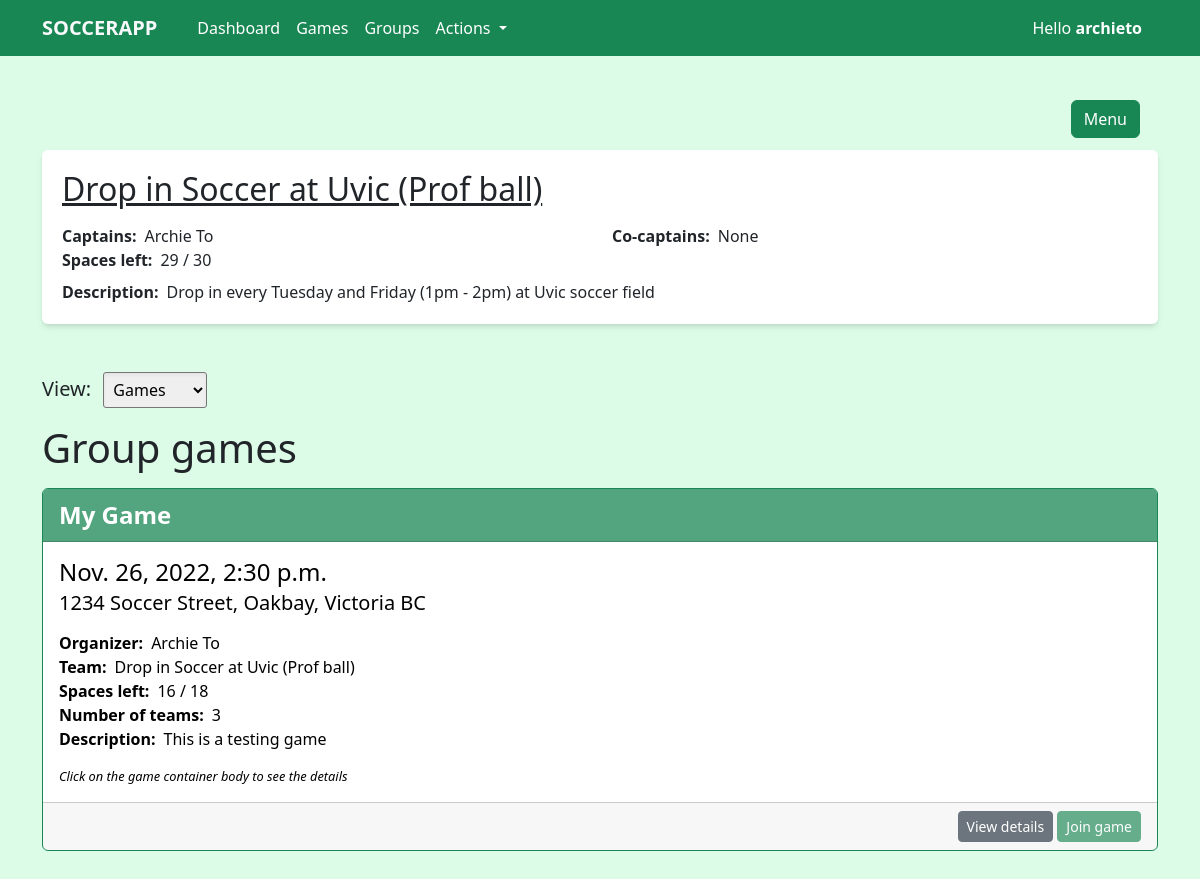
Screenshot of /group/5 (signed in) with the database file from the repository.
### soccer/models.py (models this page shows, shortened)
class Team(models.Model):
    name = models.CharField(max_length=50, null=False, blank=False)
    max_member_num = models.IntegerField(null=True, blank=True)
    members = models.ManyToManyField(User)
    description = models.CharField(max_length=300, null=False, blank=False)
    class Meta:
        db_table = 'soccer_team'
        ordering = ['name']
    def get_captain(self):
        return self.teamadmin_set.get(captain=True)
    def get_cocaptains_str(self):
        cocaptains = self.teamadmin_set.filter(captain=False)
        cocaptains_str = ''
        for cocaptain in cocaptains:
            cocaptains_str += f'{cocaptain.name}, '
        return cocaptains_str[:-2] if cocaptains_str != '' else 'None'

class TeamAdmin(models.Model):
    team = models.ForeignKey(Team, on_delete=models.CASCADE, null=False, blank=False)
    user = models.ForeignKey(User, on_delete=models.CASCADE, null=False, blank=False)
    captain = models.BooleanField(null=False, blank=False)
    class Meta:
        db_table = 'soccer_team_admin'
        ordering = ['user']

class User(models.Model):
    phone_number = models.CharField(max_length=10, null=False, blank=False, validators=[RegexValidator(regex='[0-9]{10}')])
    name = models.CharField(max_length=30, null=False, blank=False)
    last_active = models.DateTimeField(auto_now=True)
    class Meta:
        db_table = 'soccer_user'
        ordering = ['name']
    def __str__(self):
        return self.name
    def get_managed_teams(self):
        teams = []
        for teamadmin in self.teamadmin_set.all():
            teams.append(teamadmin.team)
        return teams

class Game(models.Model):
    name = models.CharField(max_length=50, null=False, blank=False)
    team = models.ForeignKey(Team, on_delete=models.CASCADE, null=True, blank=True)
    organizers = models.ManyToManyField(User)
    date = models.DateTimeField(null=False, blank=False)
    location = models.CharField(max_length=200, null=False, blank=False, default='location')
    max_player_num = models.IntegerField(null=True, blank=True)
    team_num = models.IntegerField(default=2, validators=[MinValueValidator(1), MaxValueValidator(8)])
    visible_to_everyone = models.BooleanField(default=True)
    description = models.CharField(max_length=300, null=False, blank=False)
    class Meta:
        db_table = 'soccer_team_game'
        ordering = ['date']
    def total_players(self):
        players = 0
        for team in self.gameteam_set.all():
            players = players + team.players.count()
        return players
    def get_creator(self):
        return self.organizers.first()
    def get_players(self):
        players = []
        for team in self.gameteam_set.all():
            players.extend(team.players.all())
        return players

class GameTeam(models.Model):
    players = models.ManyToManyField(User)
    game = models.ForeignKey(Game, on_delete=models.CASCADE, null=False, blank=False)
    team_number = models.IntegerField(null=False, blank=False)
    class Meta:
        db_table = 'soccer_game_team'
        ordering = ['game']

### soccer/views.py (the view)
# urls.py: path('group/<int:group_id>', views.GroupDetailView.as_view(), name='group_detail'),
class GroupDetailView(DetailView):
    model = Team
    template_name = "soccer/group_detail.html"
    pk_url_kwarg = "group_id"
    context_object_name = "group_detail"

### soccer/templatetags/soccer_extras.py (called while the page is built)
@register.filter
def subtract(value, arg):
    return value - arg

### soccer_app/global_contexts.py (called while the page is built, shortened)
def get_user(request):
    user_id = request.session.get('user_id', None)
    name = request.session.get('name')
    phone_number = request.session.get('phone_number')
    return {
        'user': User.objects.get(id=user_id),
        'user_id': user_id,
        'name': name,
        'phone_number': phone_number
    }

### templates/soccer/group_detail.html (shortened to what this page needs)
{% extends 'base.html' %}
{% load soccer_extras %}
{% block content %}
<div class="container mt-150">
    <div class="box-container">
        <h2 class="text-underline">{{ group_detail.name }}</h1>
        <div class="mt-3">
            <div class="row">
                <div class="col-md-6"><strong class="me-2">Captains:</strong>{{ group_detail.get_captain.user.name }}</div>
                <div class="col-md-6"><strong class="me-2">Co-captains:</strong>{{ group_detail.get_cocaptains_str }}</div>
            </div>
            <div class="row">
                <div class="col-md-6"><strong class="me-2">Spaces left:</strong>{% if group_detail.max_member_num %}{{ group_detail.max_member_num|subtract:group_detail.members.count }} / {{group_detail.max_member_num}}{% else %}Unlimited{% endif %}</div>
            </div>
            <div class="mt-2"><strong class="me-2">Description:</strong>{{ group_detail.description }}</div>
        </div>
    </div>
    <label class="fs-5 me-2 mt-5">View:</label>
    <select class="custom-select-tag mt-5">
        <option value="games" selected>Games</option>
    </select>
    <div class="game-container mt-3">
        <h1 class="mb-3">Group games</h1>
        {% if group_detail.game_set.count != 0 %}
        {% for game in group_detail.game_set.all %}
        {% include 'soccer/components/container/game.html' %}
        {% endfor %}
        {% else %}
        <p class="fs-4 text-center">No games found</p>
        {% endif %}
    </div>
</div>
{% endblock %}

### templates/soccer/components/container/game.html
{% load soccer_extras %}
<div class="card mt-3 border-success">
    <div class="card-header bg-success bg-opacity-75 text-white fw-semibold fs-4">
        {{ game.name }}
    </div>
    <a class="text-black" style="text-decoration: none;" href="/game/{{game.id}}">
        <div class="card-body game-body">
            <h4 class="card-title">{{ game.date }}</h4>
            <h5 class="card-subtitle">{{ game.location }}</h5>
            <div class="card-text mt-3">
                <div><strong class="me-2">Organizer:</strong>{{ game.get_creator }}</div>
                <div><strong class="me-2">Team:</strong>{% if game.team %}{{ game.team.name }}{% else %}Not a team{% endif %}</div>
                <div><strong class="me-2">Spaces left:</strong>{{ game.max_player_num|subtract:game.total_players }} / {{game.max_player_num}}</div>
                <div><strong class="me-2">Number of teams:</strong>{{ game.team_num }}</div>
                <div><strong class="me-2">Description:</strong>{{ game.description }}</div>
                <div class="mt-3 fst-italic helper-text">Click on the game container body to see the details</div>
            </div>
        </div>
    </a>
    <div class="card-footer">
        <div class="w-fit ms-auto">
            {% if request.path == '/' %}
            <button type="button" class="btn btn-danger btn-sm" data-bs-toggle="modal" data-bs-target="#deleteGame{{ game.id }}ConfirmationModal">Delete game</button>
            <button type="button" class="btn btn-primary btn-sm" data-bs-toggle="modal" data-bs-target="#editGame{{ game.id }}FormModal">Edit game</button>
            {% else %}
            <a href="/game/{{ game.id }}" type="button" class="btn btn-secondary btn-sm">View details</a>
            <a href="/join_game/{{ game.id }}" type="button" class="btn btn-success btn-sm {% if user in game.get_players %}disabled{% endif %}">Join game</a>
            {% endif %}
        </div>
    </div>
</div>

### static/style/base.css (style rules this page uses)
* { margin: 0; box-sizing: border-box; font-size: 12px; }
body { background-color: rgb(220 252 231); padding-bottom: 100px; }
.box-container { margin-left: auto; margin-right: auto; padding: 20px; box-shadow: 0 4px 6px -1px rgb(0 0 0 / 0.1), 0 2px 4px -2px rgb(0 0 0 / 0.1); background-color: #ffffff; border-radius: 0.375rem; }
.game-body { transition-duration: 0.25s; }
.helper-text { font-size: .8em; }
.custom-select-tag { width: fit-content; padding: 5px; border-radius: 3px; box-shadow: inset 0 2px 4px 0 rgb(0 0 0 / 0.05); }
@media only screen and (min-width: 768px) { * { font-size: 16px; } }

### static/style/utilities.css (style rules this page uses)
.mt-150 { margin-top: 150px; }
.text-underline { text-decoration: underline; }
.w-fit { width: fit-content; height: fit-content; }

### rows the page displays
Team: name "Drop in Soccer at Uvic (Prof ball)", get_captain.user.name "Archie To", get_cocaptains_str "None", max_member_num|subtract "29", max_member_num "30", description "Drop in every Tuesday and Friday (1pm - 2pm) at Uvic soccer field"
Game: name "My Game", date "Nov. 26, 2022, 2:30 p.m.", location "1234 Soccer Street, Oakbay, Victoria BC", get_creator "Archie To", team.name "Drop in Soccer at Uvic (Prof ball)", max_player_num|subtract "16", max_player_num "18", team_num "3", description "This is a testing game"

### other values shown
{{ name }} "archieto"
